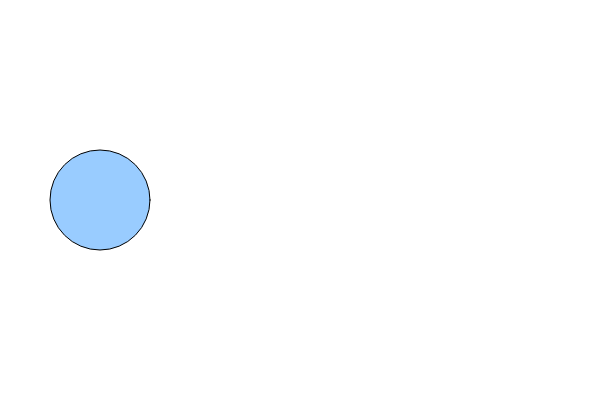
Frame 1 (no input)
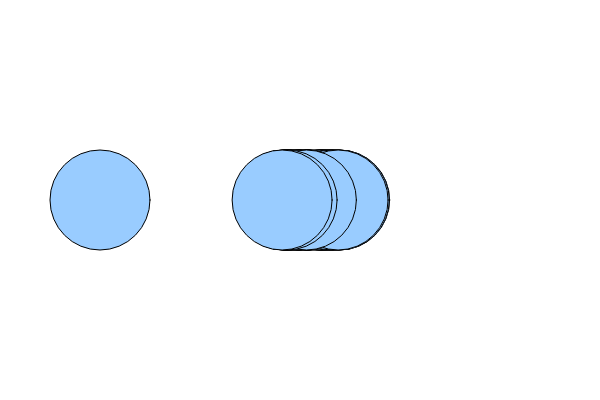
Frame 60 (no input)
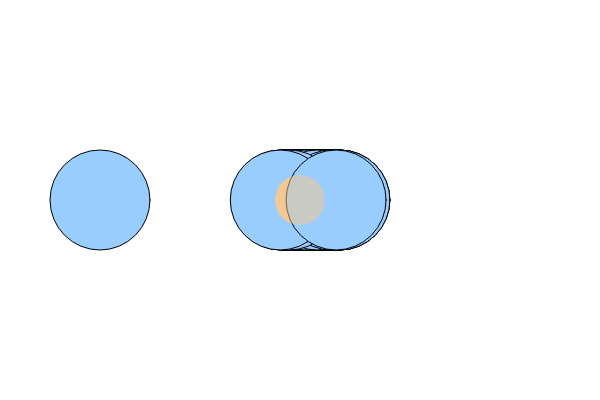
Frame 120 (the mouse pressed at the canvas centre since frame 60)

The p5.js sketch that drew these frames (run headless with seeded random() and noise() and a simulated clock; from frame 60 on, the mouse is pressed at the canvas centre):

// p5.js sketch
// ── sketch.js
var col = {
  r: 255,
  g: 230,
  b: 230,
  alpha: 100
}

var backcol = 100;

var ball = {
  x: 100,
  Y: 100
}

let extraCanvas;

function setup() {
  createCanvas(600, 400);
  // extraCanvas = createGraphics(600, 400);
  // extraCanvas.clear();
}

function draw() {
  // background(255, 204, backcol)
  backcol = (mouseX / 3);
  noStroke();
  stroke(0);
  strokeWeight(1);
  fill(153, 204, 255);
  ellipse(ball.x, 200, 100, 100);
  ball.x = random (280,280+width/10)
  frameRate(10)

  if (mouseIsPressed) {
    fill(col.r, col.g, col.b, col.alpha);
    noStroke();
    col.g = map(mouseX, 0, width / 2, 0, height / 2);
    col.b = map(mouseY, 0, width / 2, 0, height / 2);
    col.alpha = random(100, 255)
    ellipse(mouseX, mouseY, 50, 50)
  }
  frameRate(20)

  // image(extraCanvas, 0, 0)
}

// https://editor.p5js.org/cloveria2/sketches/SfwM3xIuI
